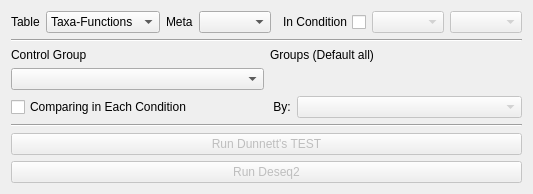
              <widget class="QWidget" name="tab_16">
               <attribute name="title">
                <string>Group-Control TEST </string>
               </attribute>
               <layout class="QGridLayout" name="gridLayout_33">
                <item row="3" column="1" colspan="2">
                 <widget class="Line" name="line_25">
                  <property name="orientation">
                   <enum>Qt::Horizontal</enum>
                  </property>
                 </widget>
                </item>
                <item row="10" column="1" colspan="2">
                 <widget class="QPushButton" name="pushButton_dunnett_test">
                  <property name="enabled">
                   <bool>false</bool>
                  </property>
                  <property name="text">
                   <string>Run Dunnett's TEST</string>
                  </property>
                 </widget>
                </item>
                <item row="1" column="1" colspan="2">
                 <layout class="QHBoxLayout" name="horizontalLayout_39">
                  <item>
                   <widget class="QLabel" name="label_112">
                    <property name="sizePolicy">
                     <sizepolicy hsizetype="Fixed" vsizetype="Preferred">
                      <horstretch>0</horstretch>
                      <verstretch>0</verstretch>
                     </sizepolicy>
                    </property>
                    <property name="text">
                     <string>Table</string>
                    </property>
                   </widget>
                  </item>
                  <item>
                   <widget class="QComboBox" name="comboBox_table_for_dunnett">
                    <item>
                     <property name="text">
                      <string>Taxa-Functions</string>
                     </property>
                    </item>
                    <item>
                     <property name="text">
                      <string>Taxa</string>
                     </property>
                    </item>
                    <item>
                     <property name="text">
                      <string>Functions</string>
                     </property>
                    </item>
                    <item>
                     <property name="text">
                      <string>peptides</string>
                     </property>
                    </item>
                   </widget>
                  </item>
                  <item>
                   <widget class="QLabel" name="label_113">
                    <property name="sizePolicy">
                     <sizepolicy hsizetype="Fixed" vsizetype="Preferred">
                      <horstretch>0</horstretch>
                      <verstretch>0</verstretch>
                     </sizepolicy>
                    </property>
                    <property name="text">
                     <string>Meta</string>
                    </property>
                   </widget>
                  </item>
                  <item>
                   <widget class="QComboBox" name="comboBox_dunnett_meta"/>
                  </item>
                  <item>
                   <widget class="QCheckBox" name="checkBox_group_control_in_condition">
                    <property name="layoutDirection">
                     <enum>Qt::RightToLeft</enum>
                    </property>
                    <property name="text">
                     <string>In Condition</string>
                    </property>
                   </widget>
                  </item>
                  <item>
                   <widget class="QComboBox" name="comboBox_group_control_condition_meta">
                    <property name="enabled">
                     <bool>false</bool>
                    </property>
                   </widget>
                  </item>
                  <item>
                   <layout class="QHBoxLayout" name="horizontalLayout_73">
                    <item>
                     <widget class="QComboBox" name="comboBox_group_control_condition_group">
                      <property name="enabled">
                       <bool>false</bool>
                      </property>
                     </widget>
                    </item>
                   </layout>
                  </item>
                 </layout>
                </item>
                <item row="9" column="1" colspan="2">
                 <widget class="Line" name="line_26">
                  <property name="orientation">
                   <enum>Qt::Horizontal</enum>
                  </property>
                 </widget>
                </item>
                <item row="11" column="1" colspan="2">
                 <widget class="QPushButton" name="pushButton_multi_deseq2">
                  <property name="enabled">
                   <bool>false</bool>
                  </property>
                  <property name="text">
                   <string>Run Deseq2</string>
                  </property>
                 </widget>
                </item>
                <item row="4" column="1" colspan="2">
                 <layout class="QGridLayout" name="gridLayout_72">
                  <item row="1" column="1">
                   <layout class="QHBoxLayout" name="horizontalLayout_dunnett_group"/>
                  </item>
                  <item row="0" column="1">
                   <widget class="QLabel" name="label_114">
                    <property name="sizePolicy">
                     <sizepolicy hsizetype="Preferred" vsizetype="Fixed">
                      <horstretch>0</horstretch>
                      <verstretch>0</verstretch>
                     </sizepolicy>
                    </property>
                    <property name="text">
                     <string>Groups (Default all)</string>
                    </property>
                   </widget>
                  </item>
                  <item row="1" column="0">
                   <widget class="QComboBox" name="comboBox_dunnett_control_group"/>
                  </item>
                  <item row="0" column="0">
                   <widget class="QLabel" name="label_115">
                    <property name="text">
                     <string>Control Group</string>
                    </property>
                   </widget>
                  </item>
                  <item row="2" column="0">
                   <widget class="QCheckBox" name="checkBox_comparing_group_control_in_condition">
                    <property name="sizePolicy">
                     <sizepolicy hsizetype="Preferred" vsizetype="Fixed">
                      <horstretch>0</horstretch>
                      <verstretch>0</verstretch>
                     </sizepolicy>
                    </property>
                    <property name="text">
                     <string>Comparing in Each Condition</string>
                    </property>
                   </widget>
                  </item>
                  <item row="2" column="1">
                   <layout class="QHBoxLayout" name="horizontalLayout_24">
                    <item>
                     <widget class="QLabel" name="label_140">
                      <property name="sizePolicy">
                       <sizepolicy hsizetype="Maximum" vsizetype="Fixed">
                        <horstretch>0</horstretch>
                        <verstretch>0</verstretch>
                       </sizepolicy>
                      </property>
                      <property name="text">
                       <string> By:</string>
                      </property>
                     </widget>
                    </item>
                    <item>
                     <widget class="QComboBox" name="comboBox_group_control_comparing_each_condition_meta">
                      <property name="enabled">
                       <bool>false</bool>
                      </property>
                     </widget>
                    </item>
                   </layout>
                  </item>
                 </layout>
                </item>
               </layout>
              </widget>
